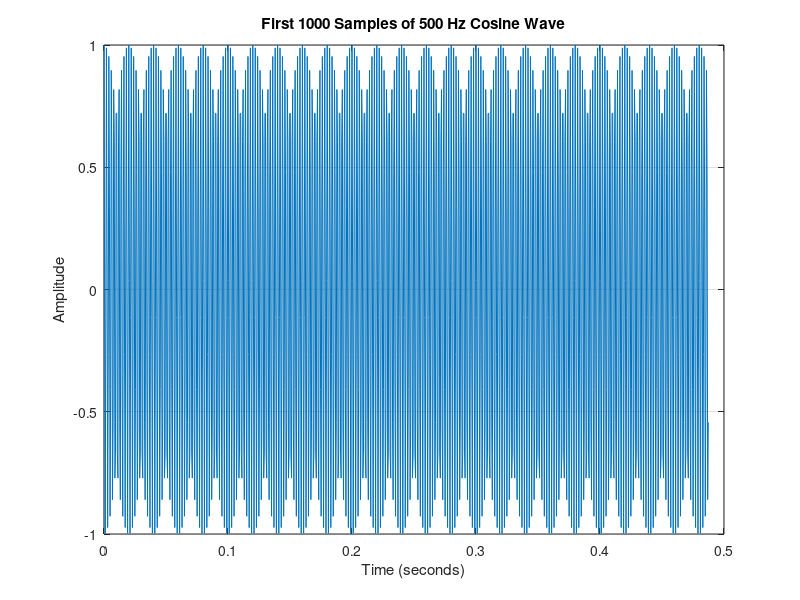

This figure's MATLAB source:
% Parameters
fs = 2050;          % Sampling rate in Hz
f = 500;            % Frequency of the cosine wave in Hz
duration = 2;       % Duration in seconds
t = 0:1/fs:duration; % Time vector

% Generate the cosine wave
cos_wave = cos(2*pi*f*t);

% Save the sound to a .wav file
audiowrite('result.wav', cos_wave, fs);

% Plot the first 1000 samples
figure;
plot(t(1:1000), cos_wave(1:1000));
xlabel('Time (seconds)');
ylabel('Amplitude');
title('First 1000 Samples of 500 Hz Cosine Wave');
grid on;
